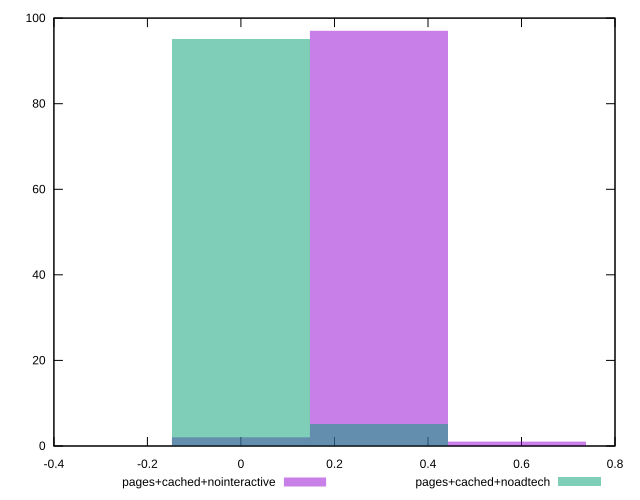

gnuplot code for this plot:
reset
set terminal svg size 640, 500
set output "reprap/network-rtt/comparison/histogram/3_vs_4.svg"

$pagesCachedNointeractive <<EOF
0.29377683989842074 97
0.5875536797968415 1
0 2
EOF

$pagesCachedNoadtech <<EOF
0 95
0.29377683989842074 5
EOF

set key outside below
set boxwidth 0.29377683989842074
set yrange [0:100]
set style fill transparent solid 0.5 noborder

plot \
  $pagesCachedNointeractive title "pages+cached+nointeractive" with boxes, \
  $pagesCachedNoadtech title "pages+cached+noadtech" with boxes, \


reset
